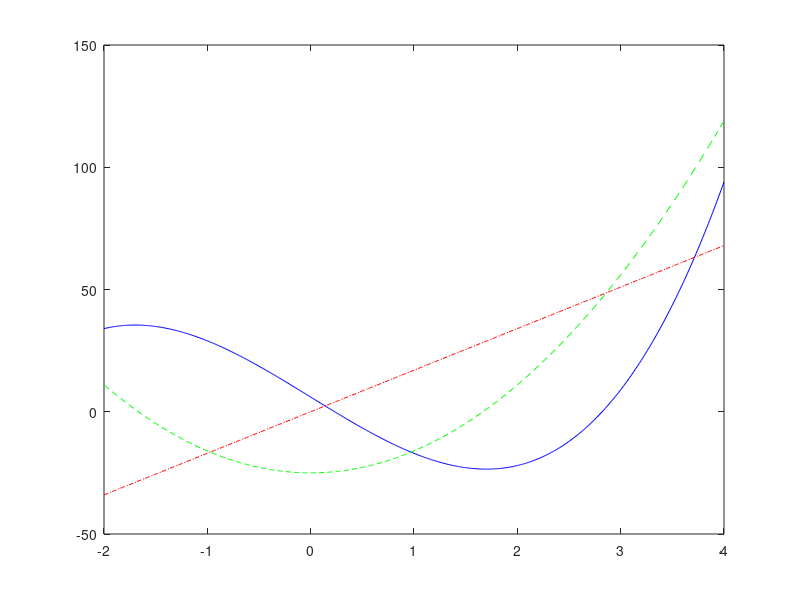

The MATLAB source for this figure:
x=-2:0.01:4;
y=3*x.^3-26*x+6;
y2=9*x.^2-25;
y3=17*x;

plot(x,y,'-b');
hold on;
plot(x,y2,'--g');
plot(x,y3,'-.r');
hold off;